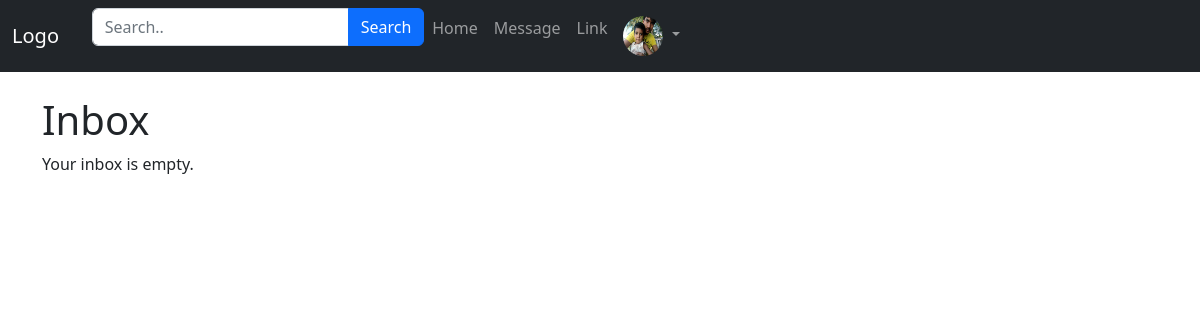
The page /messages/inbox/ (signed in) on the database as committed earlier.
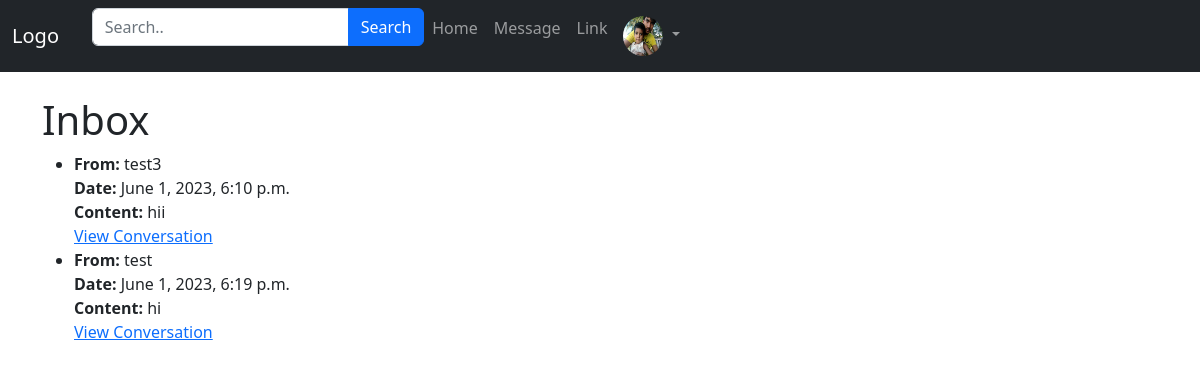
The same page on the database as committed later.
### App_Message/models.py (models this page shows, shortened)
class Message(models.Model):
    sender = models.ForeignKey(User, related_name='sent_messages', on_delete=models.CASCADE)
    recipient = models.ForeignKey(User, related_name='received_messages', on_delete=models.CASCADE)
    content = models.TextField()
    timestamp = models.DateTimeField(auto_now_add=True)

### App_Message/views.py (the view)
# urls.py: path('inbox/', views.inbox, name='inbox'),
@login_required
def inbox(request):
    received_messages = Message.objects.filter(recipient=request.user)
    seen_senders = set()
    unique_conversations = []
    for message in received_messages:
        if message.sender not in seen_senders:
            seen_senders.add(message.sender)
            unique_conversations.append(message)
    return render(request, 'App_Message/inbox.html', {'received_messages': unique_conversations})

### templates/App_Message/inbox.html (shortened to what this page needs)
{% extends 'navbar.html' %}
{% load crispy_forms_tags %}
{% block body_block %}
<h1>Inbox</h1>
{% if received_messages %}
<ul>
  {% for message in received_messages %}
  <li>
    <strong>From:</strong> {{ message.sender.username }}<br>
    <strong>Date:</strong> {{ message.timestamp }}<br>
    <strong>Content:</strong> {{ message.content }}<br>
    <a href="{% url 'App_Message:conversation' user.username message.sender.username %}">View Conversation</a>
  </li>
{% endfor %}
</ul>
{% else %}
<p>Your inbox is empty.</p>
{% endif %}
{% endblock %}

Rows that differ between the two databases and show on the page:
added Message: sender.username "test3", timestamp "June 1, 2023, 6:10 p.m.", content "hii"
added Message: sender.username "test", timestamp "June 1, 2023, 6:19 p.m.", content "hi"
Other text that changed with them:
text no longer shown: "Your inbox is empty."
